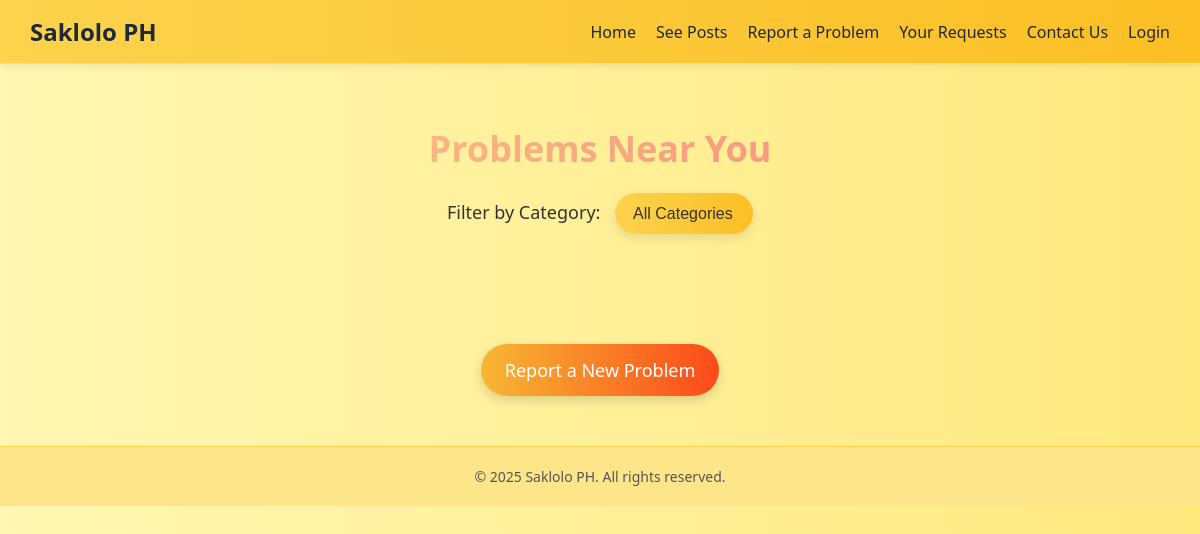
Before: /posts/list with the older database file.
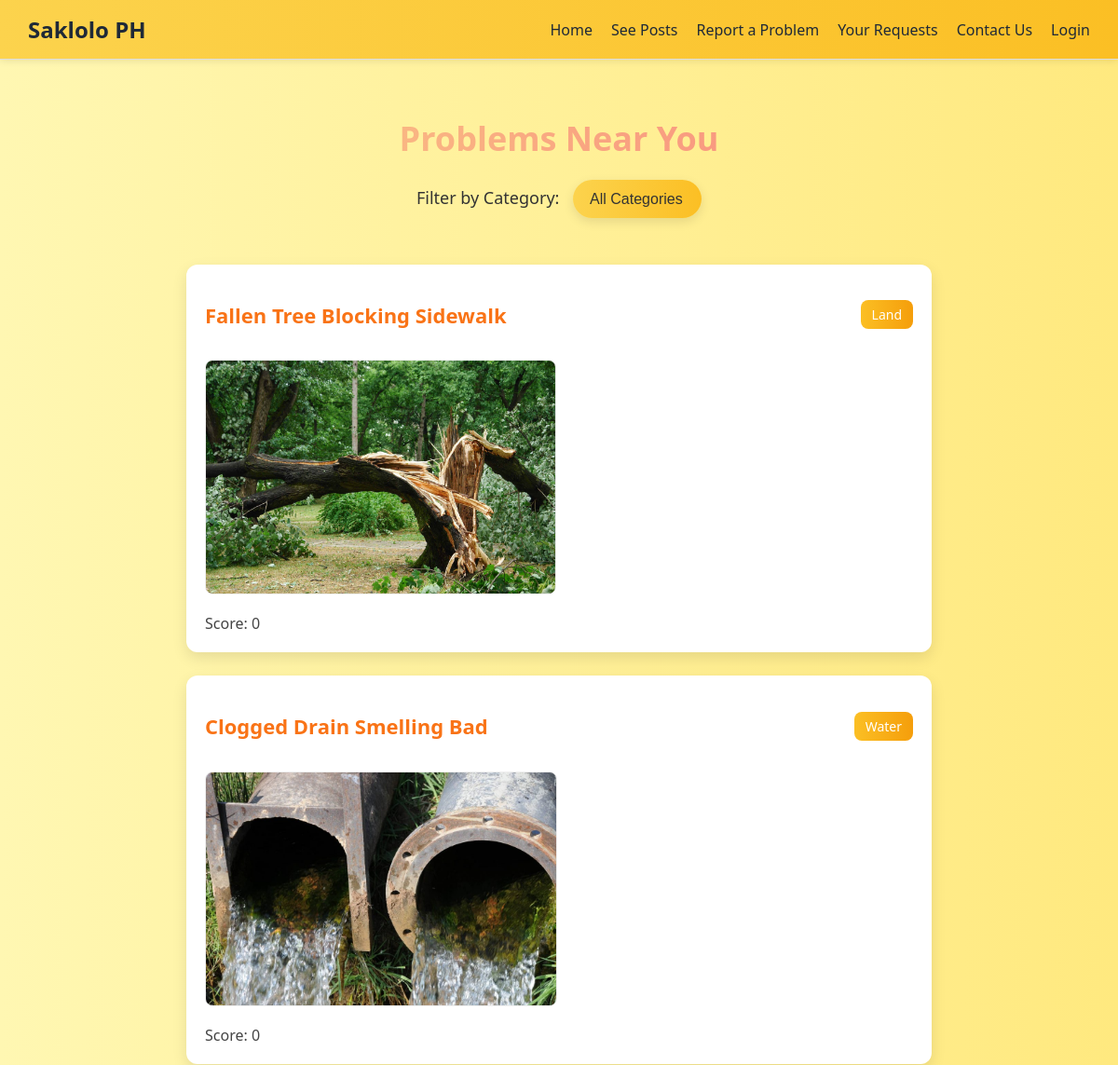
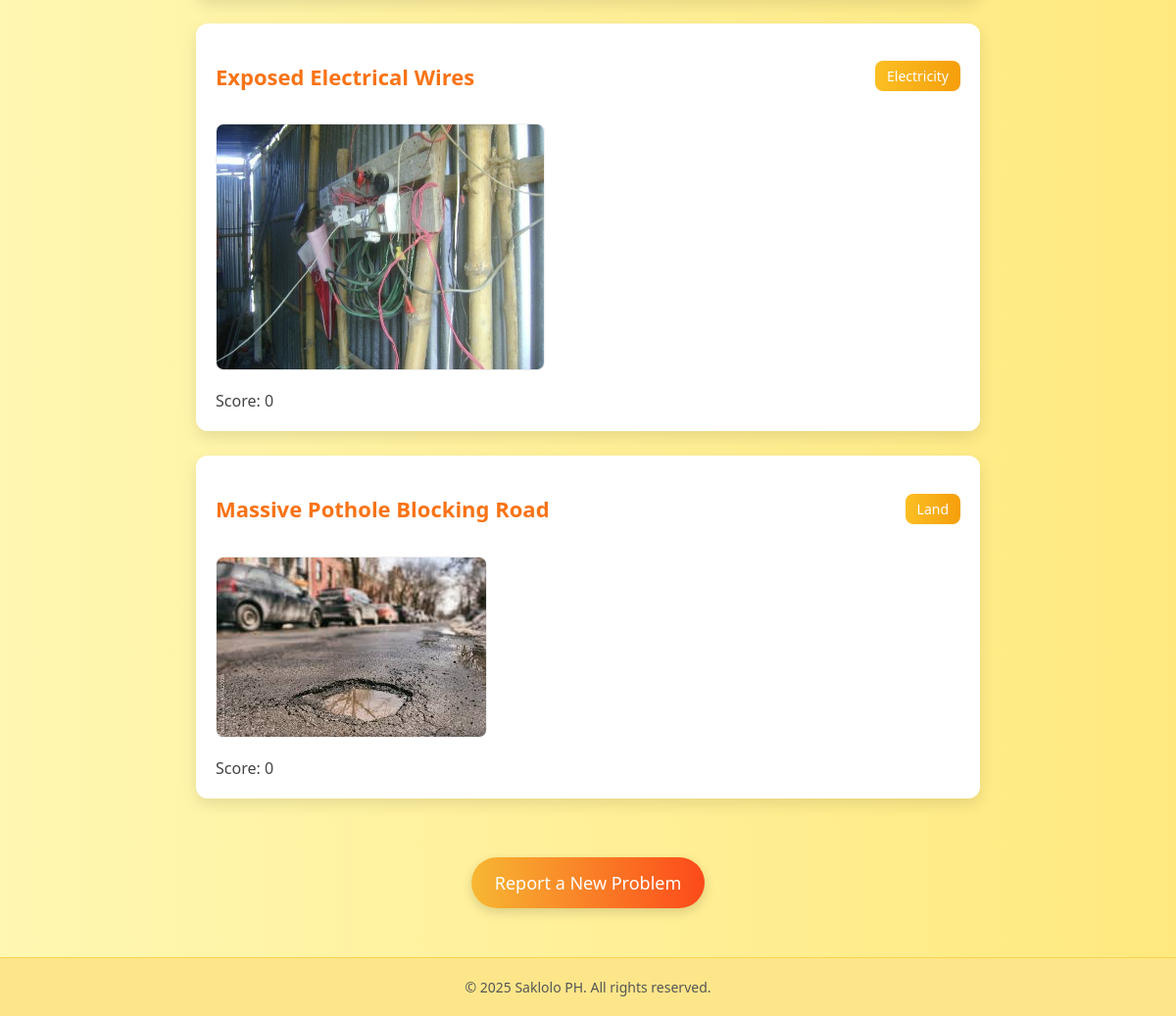
After: the same page with the newer database file (2 pictures, top to bottom).
### report/models.py (models this page shows, shortened)
class Post(models.Model):
    user = models.ForeignKey(User, on_delete=models.CASCADE)
    title = models.CharField(max_length=255)
    category = models.CharField(max_length=20, choices=CATEGORY_CHOICES)
    location = models.CharField(max_length=255)
    date = models.DateTimeField(auto_now_add=True)
    description = models.TextField()
    upvotes = models.IntegerField(default=0)
    downvotes = models.IntegerField(default=0)
    def vote_score(self):
        return self.upvotes - self.downvotes
    def get_absolute_url(self):
        return reverse('report:post_detail', args=[str(self.pk)])

class PostImage(models.Model):
    image = models.ImageField(upload_to='post_images/', null=True)
    description = models.TextField(max_length=255, null=True, blank=True)
    post = models.ForeignKey(Post, related_name='images', on_delete=models.CASCADE)

### report/views.py (the view)
# urls.py: path('posts/list', PostListView.as_view(), name='post_list'),
class PostListView(ListView):
    model = Post
    template_name = 'post_list.html'
    paginate_by = 5
    ordering = ['-date']
    context_object_name = 'post_list'
    def get_queryset(self):
        queryset = super().get_queryset()
        category = self.request.GET.get('category')
        if category:
            queryset = queryset.filter(category__iexact=category)
        return queryset
    def get_context_data(self, **kwargs):
        context = super().get_context_data(**kwargs)
        context['active_category'] = self.request.GET.get('category')
        context['categories'] = [cat[0] for cat in CATEGORY_CHOICES]
        return context

### templates/post_list.html (shortened to what this page needs)
{% extends 'base.html' %}
{% load static %}
{% block content %}
<h2 class="page-title">Problems Near You</h2>
<form method="get" style="text-align: center; margin-bottom: 30px;">
    <label for="category" style="font-size: 18px; margin-right: 10px; font-weight: 500; color: #333;">
        Filter by Category:
    </label>
    <select name="category" id="category" onchange="this.form.submit()" class="category-select">
        <option value="">All Categories</option>
    </select>
</form>
<ul class="post-list">
    {% for post in post_list %}
        <li class="post-item">
            <div class="post-header">
                <h3><a href="{{ post.get_absolute_url }}" class="post-title">{{ post.title }}</a></h3>
                <span class="category">{{ post.category }}</span>
            </div>
            {% if post.images.all %}
                <div class="post-images">
                    {% for image in post.images.all %}
                        <div class="post-image">
                            <img src="{{ image.image.url }}" alt="{{ post.title }}">
                        </div>
                    {% endfor %}
                </div>
            {% endif %}
            <div class="vote-score">
                Score: {{ post.vote_score }}
            </div>
        </li>
    {% endfor %}
</ul>
<a href="{% url 'report:category' %}" class="add-post-button">Report a New Problem</a>
{% endblock %}

### templates/base.html (shortened to what this page needs)
<!DOCTYPE html>
<html lang="en">
<head>
</head>
<body>
    <div class="navbar">
        <div class="site-title">Saklolo PH</div>
        <ul>
            <li><a href="{% url 'report:home' %}">Home</a></li>
            <li><a href="{% url 'report:post_list' %}">See Posts</a></li>
            <li><a href="{% url 'report:category' %}">Report a Problem</a></li>
            <li><a href="{% url 'report:requests' %}">Your Requests</a></li>
            <li><a href="{% url 'report:contact' %}">Contact Us</a></li>
            {% if user.is_authenticated %}
                <li>
                    <form method="POST" action="{% url 'logout' %}" style="display:inline;">
                        {% csrf_token %}
                        <button type="submit" class="nav-button">
                            Logout
                        </button>
                    </form>
                </li>
            {% else %}
                <li><a href="{% url 'login' %}">Login</a></li>
            {% endif %}
        </ul>
    </div>
    <hr>
    <div class="content">
        {% block content %}
        {% endblock %}
    </div>
    <div class="footer">
        &copy; 2025 Saklolo PH. All rights reserved.
    </div>
</body>
</html>

### templates/base.html (style rules this page uses)
body { margin: 0; font-family: 'Segoe UI', Tahoma, Geneva, Verdana, sans-serif; background-color: #fffef4; }
.navbar { display: flex; justify-content: space-between; align-items: center; background: linear-gradient(to right, #fcd34d, #fbbf24); padding: 15px 30px; box-shadow: 0 2px 8px rgba(0, 0, 0, 0.1); }
.navbar .site-title { font-size: 24px; font-weight: bold; color: #1f2937; }
.navbar ul { list-style: none; margin: 0; padding: 0; display: flex; gap: 20px; }
.navbar ul li { display: inline; }
.navbar ul li a { text-decoration: none; font-size: 16px; color: #1f2937; font-weight: 500; transition: color 0.3s; }
hr { border: none; height: 1px; background-color: #ddd; margin: 0; }
.content { padding: 30px; }
.footer { background-color: #fde68a; text-align: center; padding: 20px; color: #555; font-size: 14px; border-top: 1px solid #fcd34d; }

### templates/post_list.html (style rules this page uses)
body { background: linear-gradient(to right, #fff7b2, #ffe97f); font-family: 'Segoe UI', Tahoma, Geneva, Verdana, sans-serif; margin: 0; padding: 0; color: #333; }
.page-title { text-align: center; color: #333; font-size: 36px; font-weight: bold; margin: 30px 0 20px; background: linear-gradient(to right, #fbd786, #f7797d); -webkit-background-clip: text; -webkit-text-fill-color: transparent; }
.post-list { list-style: none; display: grid; grid-template-columns: 1fr; gap: 25px; padding: 20px 30px; max-width: 800px; margin: auto; }
.post-item { background-color: #fff; border-radius: 12px; padding: 20px; box-shadow: 0 6px 16px rgba(0, 0, 0, 0.1); transition: transform 0.3s ease, box-shadow 0.3s ease; }
.post-header { display: flex; justify-content: space-between; align-items: center; margin-bottom: 10px; }
.post-title { font-size: 22px; color: #f97316; text-decoration: none; font-weight: 600; }
.category { background: linear-gradient(to right, #fbbf24, #f59e0b); color: white; padding: 6px 12px; border-radius: 8px; font-size: 14px; font-weight: 500; }
.post-images { display: flex; gap: 10px; flex-wrap: wrap; margin-top: 15px; }
.post-image img { max-width: 100%; max-height: 250px; object-fit: cover; border-radius: 8px; border: 1px solid #eee; }
.vote-score { margin-top: 15px; font-weight: 500; color: #444; }
.add-post-button { display: block; background: linear-gradient(to right, #f7b733, #fc4a1a); color: white; padding: 14px 24px; border-radius: 30px; text-decoration: none; font-size: 18px; margin: 40px auto 20px; text-align: center; width: fit-content; transition: all 0.3s ease; box-shadow: 0 4px 12px rgba(0, 0, 0, 0.15); }
.category-select { padding: 12px 18px; border-radius: 30px; border: none; background: linear-gradient(to right, #fcd34d, #fbbf24); color: #333; font-size: 16px; font-weight: 500; box-shadow: 0 4px 12px rgba(0, 0, 0, 0.1); appearance: none; cursor: pointer; transition: all 0.3s ease; }

Changed rows visible on the page:
added Post: title "Fallen Tree Blocking Sidewalk", category "Land", vote_score "0"
added PostImage: image (picture), shown under "Fallen Tree Blocking Sidewalk"
added Post: title "Clogged Drain Smelling Bad", category "Water", vote_score "0"
added PostImage: image (picture), shown under "Clogged Drain Smelling Bad"
added Post: title "Exposed Electrical Wires", category "Electricity", vote_score "0"
added PostImage: image (picture), shown under "Exposed Electrical Wires"
added Post: title "Massive Pothole Blocking Road", category "Land", vote_score "0"
added PostImage: image (picture), shown under "Massive Pothole Blocking Road"
